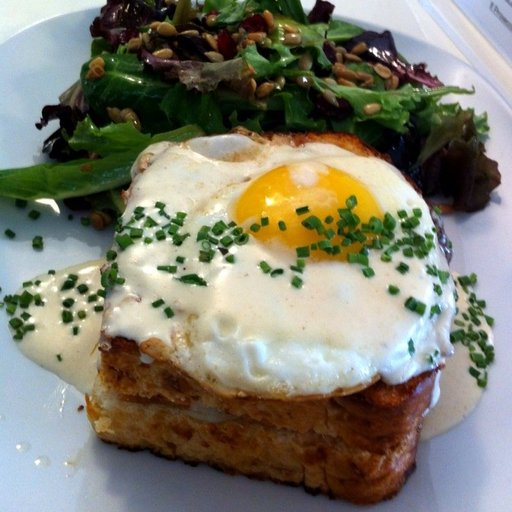
#> input picture images/EggFried.jpg, 512 x 512 px, found by its file name; its folder holds only this picture in this run
$ jupyter execute ImageConvertForLCD.ipynb   (shell and % lines are left out)
#> lines starting #> are read from the running program, lines starting #| are printed output that depends on the picture
[cell 1]
import os
from PIL import Image
import numpy as np

# ==============================================
# 사용자 설정
# ==============================================
IMAGE_FOLDER = "/content/images"         # 이미지 폴더
OUTPUT_BIN = "images_bgr888_concat.bin"  # 합쳐진 바이너리
OUTPUT_H   = "image_index_table.h"       # MCU용 인덱스 테이블 헤더
BASE_ADDR  = 0x71E00000                  # MCU 메모리 시작주소
WIDTH = 800
HEIGHT = 480
BYTES_PER_PIXEL = 3   # BGR888


# ==============================================
# 유틸 함수: RGB → BGR888 변환
# ==============================================
def convert_to_bgr888(image_path):
#> called with image_path = '/content/images/EggFried.jpg'
    img = Image.open(image_path).convert("RGB")
#> img is the input picture: PIL image 512x512 RGB; mean R, G, B 127.8, 125.9, 111.2
    img = img.resize((WIDTH, HEIGHT))
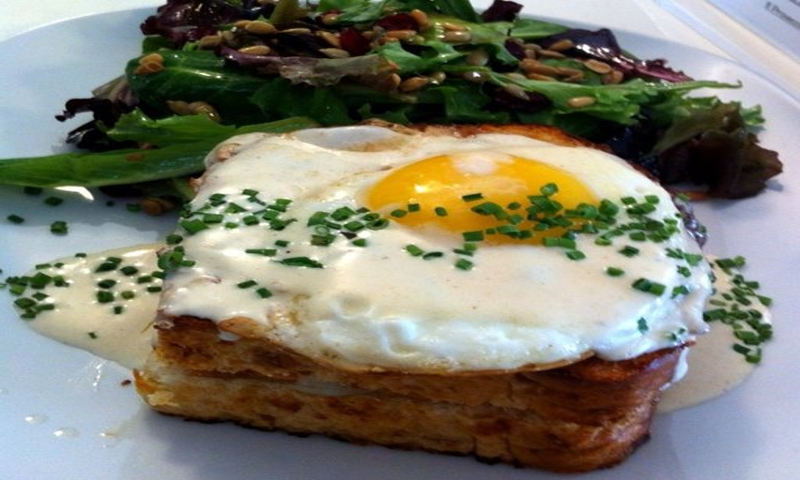
#> img: PIL image 800x480 RGB; mean R, G, B 127.8, 125.9, 111.2
    rgb = np.array(img)
    bgr = rgb[:, :, ::-1]  # RGB → BGR
    return bgr.astype(np.uint8).tobytes()


# ==============================================
# 1) 폴더 내 이미지 스캔
# ==============================================
image_files = sorted([
    f for f in os.listdir(IMAGE_FOLDER)
    if f.lower().endswith((".jpg", ".jpeg", ".png", ".bmp"))
])

print("Found images:", image_files)

# ==============================================
# 2) 이미지 변환 및 big.bin 생성
# ==============================================
offset_table = []
current_offset = 0

with open(OUTPUT_BIN, "wb") as bin_out:
    for name in image_files:
        full_path = os.path.join(IMAGE_FOLDER, name)

        # BGR888 변환
        bgr_data = convert_to_bgr888(full_path)

        # Offset 기록
        offset_table.append((name, BASE_ADDR + current_offset))

        # BIN에 추가
        bin_out.write(bgr_data)

        # 다음 offset 갱신
        current_offset += WIDTH * HEIGHT * BYTES_PER_PIXEL


# ==============================================
# 3) .h 파일 생성
# ==============================================
with open(OUTPUT_H, "w") as h:
    h.write("// Auto-generated Image Index Table\n\n")
    h.write(f"#define IMAGE_WIDTH   {WIDTH}\n")
    h.write(f"#define IMAGE_HEIGHT  {HEIGHT}\n")
    h.write(f"#define IMAGE_BPP     {BYTES_PER_PIXEL}\n")
    h.write(f"#define IMAGE_SIZE    (IMAGE_WIDTH * IMAGE_HEIGHT * IMAGE_BPP)\n\n")
    h.write(f"#define IMAGE_BASE_ADDR  0x{BASE_ADDR:08X}\n\n")

    h.write(f"#define IMAGE_COUNT {len(image_files)}\n\n")

    h.write("typedef struct {\n")
    h.write("    const char *name;\n")
    h.write("    uint32_t offset;\n")
    h.write("} image_entry_t;\n\n")

    h.write("static const image_entry_t image_table[] = {\n")
    for name, offset in offset_table:
        h.write(f'    {{"{name}", 0x{offset:08X}}},\n')
    h.write("};\n\n")

print("DONE!")
print("Generated:", OUTPUT_BIN, OUTPUT_H)


$ run again, on images/Seafood.jpg
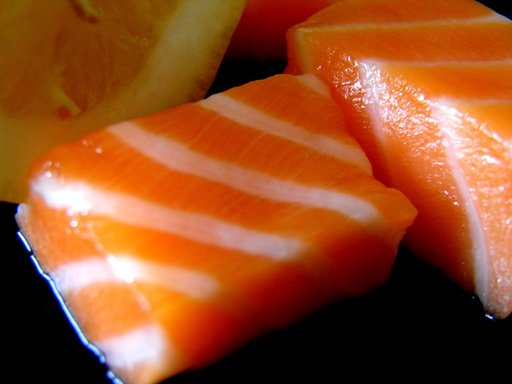
#> input picture images/Seafood.jpg, 512 x 384 px, found by its file name
#> in convert_to_bgr888, img is the input picture: PIL image 512x384 RGB; mean R, G, B 147.3, 77, 37.7
#> in convert_to_bgr888, `img = img.resize((WIDTH, HEIGHT))`:
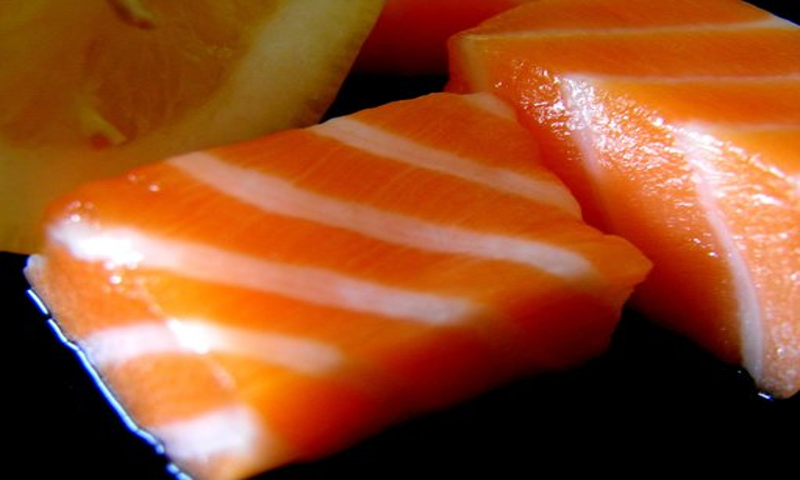
#> img: PIL image 800x480 RGB; mean R, G, B 147.3, 77.1, 37.7

$ run again, on images/hamburg.jpg
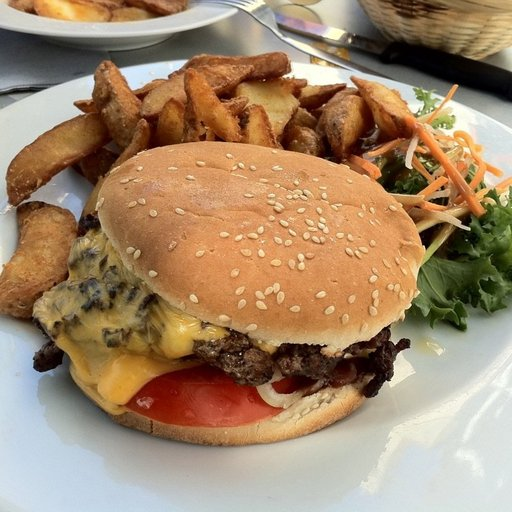
#> input picture images/hamburg.jpg, 512 x 512 px, found by its file name
#> in convert_to_bgr888, img is the input picture: PIL image 512x512 RGB; mean R, G, B 161.6, 135, 106.7
#> in convert_to_bgr888, `img = img.resize((WIDTH, HEIGHT))`:
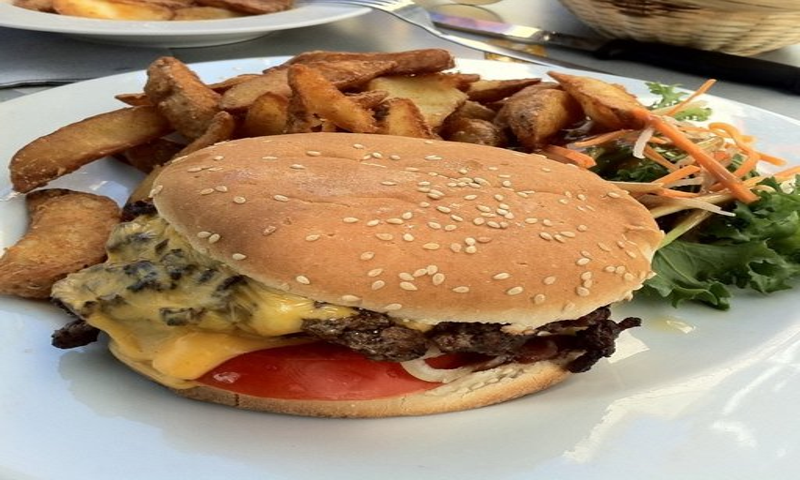
#> img: PIL image 800x480 RGB; mean R, G, B 161.6, 135, 106.7

$ run again, on images/pizza.jpg
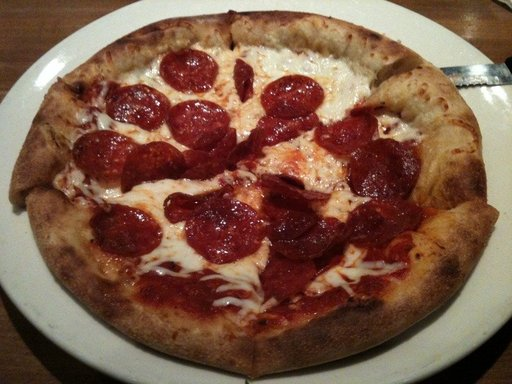
#> input picture images/pizza.jpg, 512 x 384 px, found by its file name
#> in convert_to_bgr888, img is the input picture: PIL image 512x384 RGB; mean R, G, B 125.7, 90.3, 71
#> in convert_to_bgr888, `img = img.resize((WIDTH, HEIGHT))`:
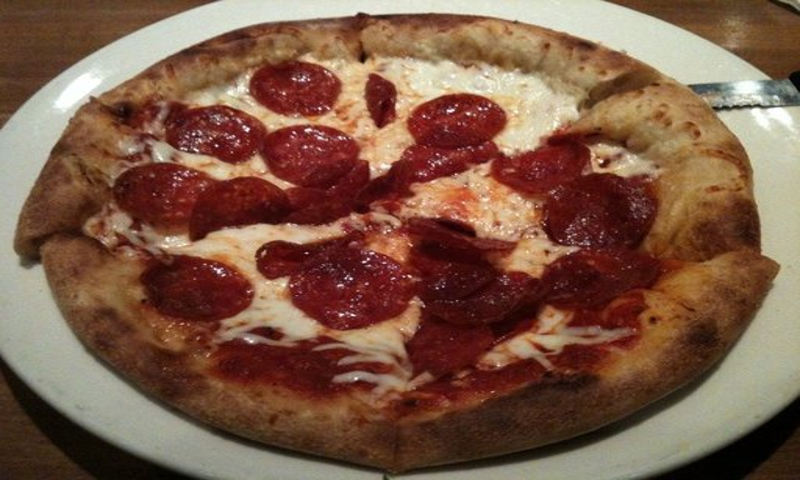
#> img: PIL image 800x480 RGB; mean R, G, B 125.7, 90.3, 71.1

$ run again, on images/Meat.jpg
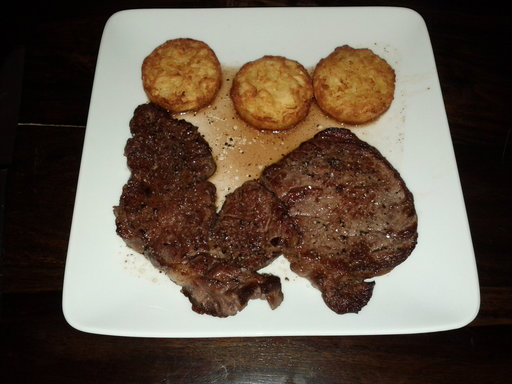
#> input picture images/Meat.jpg, 512 x 384 px, found by its file name
#> in convert_to_bgr888, img is the input picture: PIL image 512x384 RGB; mean R, G, B 102.3, 89.3, 76.3
#> in convert_to_bgr888, `img = img.resize((WIDTH, HEIGHT))`:
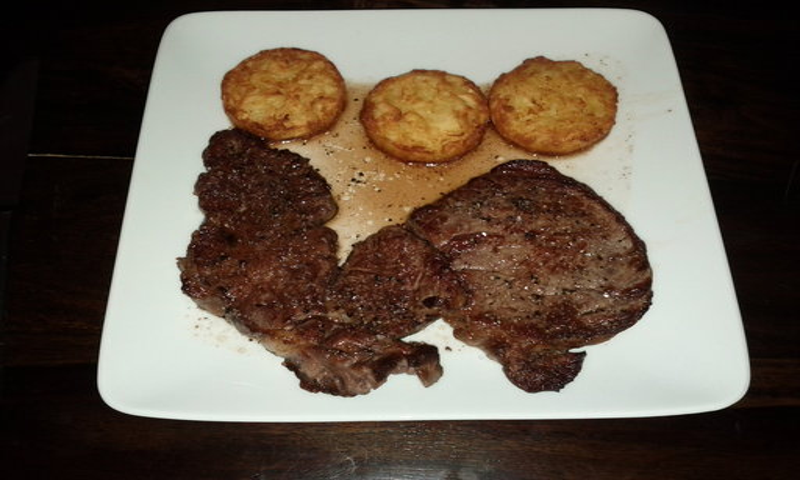
#> img: PIL image 800x480 RGB; mean R, G, B 102.3, 89.3, 76.4
